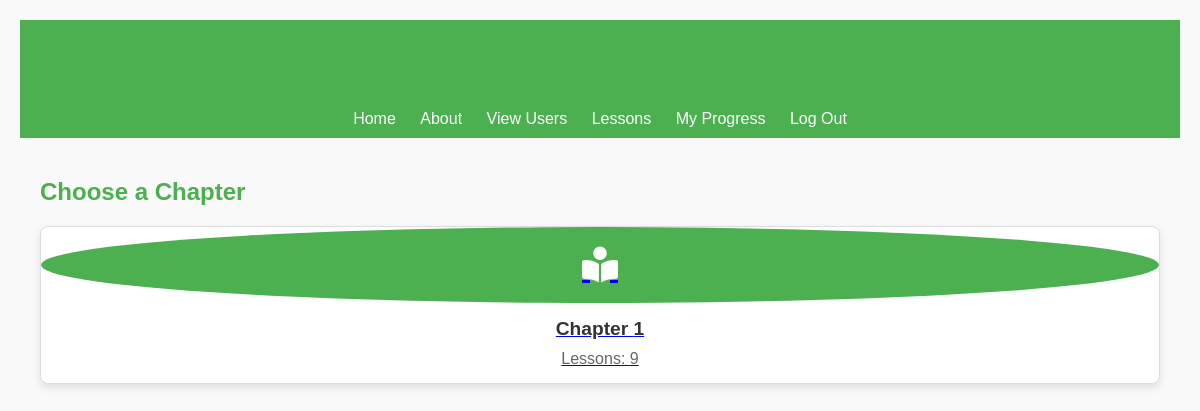
/lessons/view_chapters/ (signed in), run on an earlier commit of the app's database.
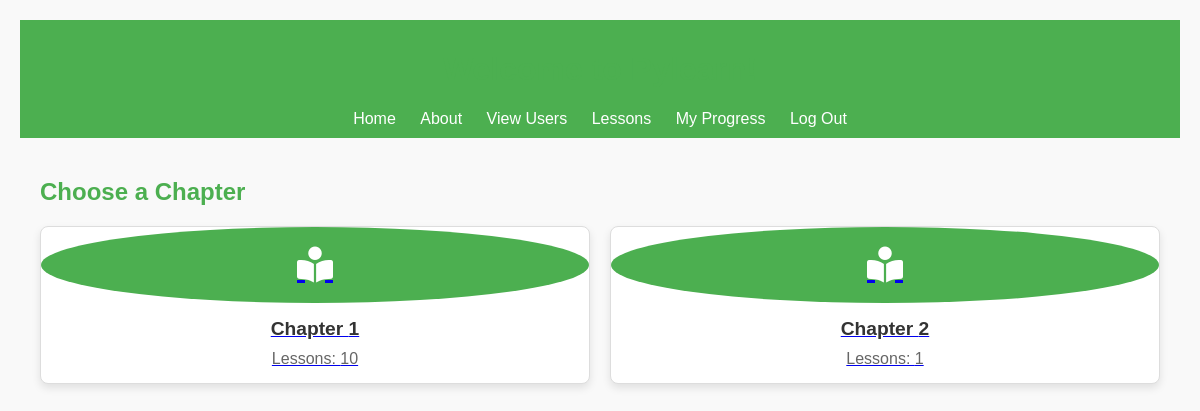
And on a later commit of the database.
### lessons/models.py (models this page shows, shortened)
class Lesson(models.Model):
    title = models.CharField(max_length=200)
    content = models.TextField()  # HTML or Markdown for lesson content
    order = models.IntegerField()  # Lesson order in the curriculum

### lessons/views.py (the view)
# urls.py: path('view_chapters/', views.view_chapters, name='view_chapters'),
@login_required
def view_chapters(request):
    lessons = Lesson.objects.order_by('order')  # Fetch all lessons
    chapters = {}
    current_chapter = []
    chapter_number = 1
    for idx, lesson in enumerate(lessons):
        current_chapter.append(lesson)
        if (idx + 1) % CHAPTER_SIZE == 0 or idx == len(lessons) - 1:
            chapters[chapter_number] = current_chapter
            current_chapter = []
            chapter_number += 1
    context = {
        'chapters': chapters,
    }
    return render(request, 'view_chapters.html', context)

### lessons/templates/view_chapters.html
{% extends 'base.html' %}
{% block content %}
<head>
    {% load static %}
    <link rel="stylesheet" type="text/css" href="{% static 'styles/chapter_style.css' %}">
    <link rel="stylesheet" href="https://cdnjs.cloudflare.com/ajax/libs/font-awesome/6.4.0/css/all.min.css">
</head>
<div class="container">
    <h2>Choose a Chapter</h2>
    <div class="chapter-list">
        {% for chapter_id, lessons in chapters.items %}
        <div class="chapter-item">
            <a href="{% url 'lessons:view_lessons' chapter_id 0 %}">
                <div class="chapter-icon">
                    <i class="fas fa-book-reader"></i>
                </div>
                <div class="chapter-info">
                    <h3>Chapter {{ chapter_id }}</h3>
                    <p>Lessons: {{ lessons|length }}</p>
                </div>
            </a>
        </div>
        {% endfor %}
    </div>
</div>
{% endblock %}

What changed in the data, as far as the page shows it:
computed for Lesson (number 1 of 2 on the later page): lessons "9" → "10"
added Lesson: chapter_id "2", lessons "1"
